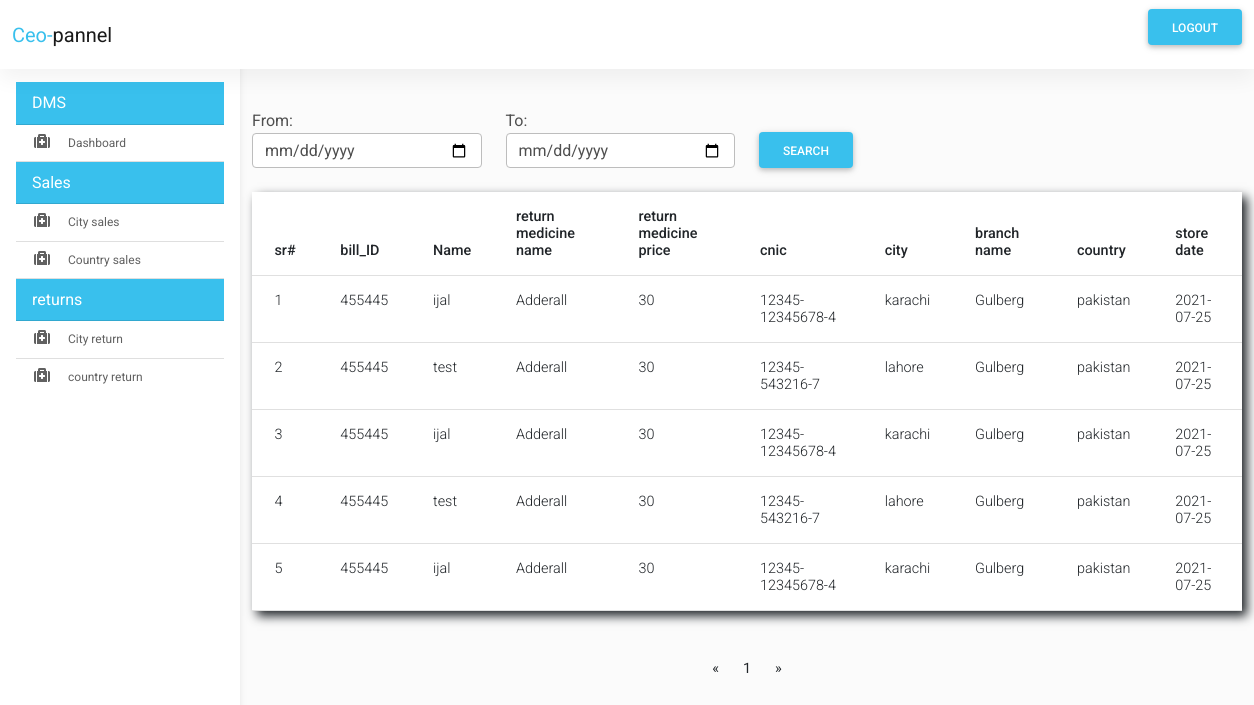
Before: /Ceo/country-sale-return.php (signed in) with the older database file.
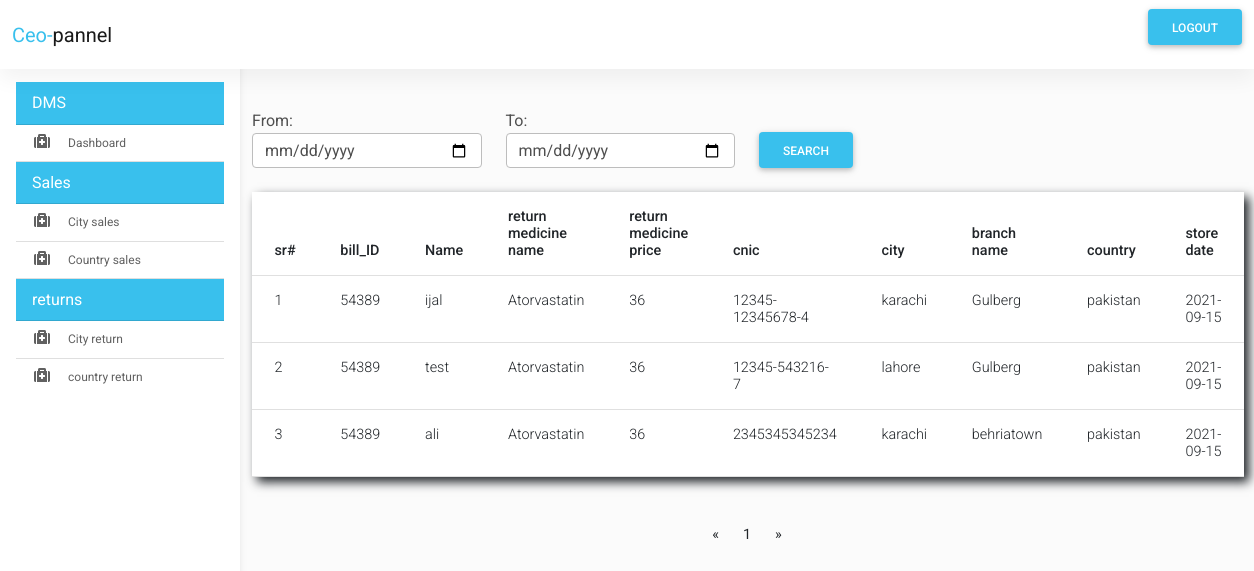
After: the same page with the newer database file.
### tables this page shows
CREATE TABLE `sales_m_return` (
  `id` int(11) NOT NULL,
  `rm_name` text NOT NULL,
  `rm_qty` int(250) NOT NULL,
  `rm_price` int(250) NOT NULL,
  `rm_id` int(250) NOT NULL,
  `salesman_id` int(250) NOT NULL,
  `s_table_r_id` int(250) NOT NULL,
  `created_at` date NOT NULL DEFAULT current_timestamp()
);

CREATE TABLE `sales_manager` (
  `id` int(11) NOT NULL,
  `name` text NOT NULL,
  `cnic` text NOT NULL,
  `phone` text NOT NULL,
  `password` text NOT NULL,
  `country` text NOT NULL,
  `city` text NOT NULL,
  `branch_name` text NOT NULL
);

### Ceo/country-sale-return.php (the view, shortened to what this page needs)
<?php
include "./layouts/header.php";
include "./layouts/navbar.php";
?>
<main style="margin-top: 58px">
  <div class="container pt-4">
    <section>
      <div class="row">
      <div class="col-xl-12 col-sm-10 col-12 mb-4">
        <div class="col-xl-12 col-sm-10 col-12 mb-4">
        <form action="<?php echo $_SERVER['PHP_SELF']; ?>" method="post">
<div class="row mt-10px">
    <div class="col-md-3 " >
    <label for="">From: </label>
        <input type="date" name="date_1" class="form-control "   />
    </div>
    <div class="col-md-3">
<label for="">To:</label>
<input type="date" name="date_2" class="form-control"  />
</div>
    <div class="col-md-3">
        <button type="submit" class="btn btn-info mt-4" name="btnseach" style="width: fit-content;margin-top:20px">search</button>
    </div>
    </form>
          </div>
        </div>
          <table class="table">
            <thead>
              <tr>
                <th>sr#</th>
                <th>bill_ID</th>
                <th>Name</th>
                <th>return medicine name</th>
                <th>return medicine price</th>
                <th>cnic</th>
                <th>city</th>
                <th>branch name</th>
                <th>country</th>
                <th>store date</th>
              </tr>
            </thead>
            <tbody>
            <?php
    $index=0;
  $result_per_page = 5;
        $sql = "SELECT * FROM sales_m_return ";
        $result = $connect->query($sql);
        $number_of_rows = mysqli_num_rows($result);
        if ($result->num_rows > 0) {
            $number_of_f_p = ceil($number_of_rows / $result_per_page);
            if (!isset($_GET['page'])) {
                $page = 1;
            } else {
                $page = $_GET['page'];
            }
            $this_page_f_result = ($page - 1) * $result_per_page;
           if(isset($_POST['btnseach'])){
               $date_1=$_POST["date_1"];
               $date_2=$_POST["date_2"];
               $sql = "SELECT * from sales_m_return a, sales_manager b  where  AND created_at between   '$date_1'  AND   '$date_2'   LIMIT " . $this_page_f_result . ',' . $result_per_page;
           }else{
               $sql = "SELECT * from sales_m_return a, sales_manager b LIMIT " . $this_page_f_result . ',' . $result_per_page;
           }
            $result = $connect->query($sql);
            while ($row = $result->fetch_assoc()) {
        ?>
                                <tr>
                                  <td><?php echo ++$index; ?></td>
                                  <td><?php echo $row['rm_id']; ?></td>
                                  <td><?php echo $row['name']; ?></td>
                                  <td><?php echo $row['rm_name']; ?></td>
                                  <td><?php echo $row['rm_price']; ?></td>
                                    <td ><?php echo $row['cnic']; ?></td>
                                    <td ><?php echo $row['city']; ?></td>
                                    <td ><?php echo $row['branch_name']; ?></td>
                                    <td ><?php echo $row['country']; ?></td>
                                    <td><?php echo $row['created_at']; ?></td>
                                </tr>
                    <?php
                            }
                        }
                    ?>
            </tbody>
          </table>
        </div>
        <div class="set_pagination">
    <nav aria-label="Page navigation example">
        <ul class="pagination justify-content-center">
            <li class="page-item">
                <a class="page-link" href="index.php?page=<?php echo $page ?>" aria-label="Previous">
                    <span aria-hidden="true">&laquo;</span>
                </a>
            </li>
            <?php
            for ($page = 1; $page <= $number_of_f_p; $page++) {
            ?>
                <li class="page-item"><a class="page-link" href="index.php?page=<?php echo $page ?>"><?php echo $page ?></a></li>
            <?php
            }
            ?>
            <li class="page-item">
                <a class="page-link" href="index.php?page=<?php echo $page - 1 ?>" aria-label="Next">
                    <span aria-hidden="true">&raquo;</span>
                </a>
            </li>
        </ul>
    </nav>
</div>
      </div>
</main>
<?php
include "./layouts/footer.php";
?>

### Ceo/layouts/header.php (shortened to what this page needs)
<!DOCTYPE html>
<html lang="en">
<head>
  <link rel="stylesheet" href="https://use.fontawesome.com/releases/v5.11.2/css/all.css" />
  <link rel="stylesheet" href="./assets/css/mdb.min.css" />
  <link rel="stylesheet" href="./assets/css/admin.css" />
</head>
<body>

### Ceo/layouts/navbar.php (shortened to what this page needs)
<header>
  <?php include "sidebar.php"; ?>
   <nav id="main-navbar" class="navbar navbar-expand-lg navbar-light bg-white fixed-top">
     <div class="container-fluid">
       <a class="navbar-brand" href="#">
         <span class="text-info">Ceo-</span>pannel
       </a>
       <ul class="navbar-nav ms-auto d-flex flex-row">
         <li class="nav-item dropdown">
         <form action="" method="post">
         <button class="btn btn-info" name="logout" type="submit"> Logout
         </button>
         </form>
         </li>
       </ul>
     </div>
   </nav>
 </header>

### Ceo/layouts/sidebar.php (shortened to what this page needs)
<nav id="sidebarMenu" class="collapse d-lg-block sidebar collapse bg-white">
     <div class="position-sticky">
       <div class="list-group list-group-flush mx-3 mt-4" >
       <a href="#" class="list-group-item list-group-item-action py-2 ripple bg-info text-white">
           <span>DMS</span>
         </a>
         <a href="./index.php" class="check_hover list-group-item list-group-item-action py-2 ripple ">
           <i class="fas fa-medkit fa-fw me-3"></i><span style="font-size: 12px!important;" >Dashboard </span>
         </a>
         <a href="#" class="list-group-item list-group-item-action py-2 ripple bg-info text-white">
           <span>Sales</span>
         </a>
         <a href="./city_sales.php" class="check_hover list-group-item list-group-item-action py-2 ripple ">
           <i class="fas fa-medkit fa-fw me-3"></i><span style="font-size: 12px!important;" >City  sales </span>
         </a>
         <a href="./countrysale.php" class="check_hover list-group-item list-group-item-action py-2 ripple ">
           <i class="fas fa-medkit fa-fw me-3"></i><span style="font-size: 12px!important;">Country sales </span>
         </a>
         <a href="#" class="list-group-item list-group-item-action py-2 ripple bg-info text-white">
           <span>returns</span>
         </a>
         <a href="./cityreturn.php" class="check_hover list-group-item list-group-item-action py-2 ripple ">
           <i class="fas fa-medkit fa-fw me-3"></i><span style="font-size: 12px!important;">City return </span>
         </a>
         <a href="./country-sale-return.php" class="check_hover list-group-item list-group-item-action py-2 ripple ">
           <i class="fas fa-medkit fa-fw me-3"></i><span style="font-size: 12px!important;">country   return  </span>
         </a>
       </div>
     </div>
   </nav>

### Ceo/layouts/footer.php (shortened to what this page needs)
</body>
</html>

### Ceo/assets/css/admin.css (style rules this page uses)
body { background-color: #fbfbfb; }
@media (min-width: 991.98px) { main { padding-left: 240px; } }
.sidebar { position: fixed; top: 0; bottom: 0; left: 0; padding: 58px 0 0; box-shadow: 0 2px 5px 0 rgb(0 0 0 / 5%), 0 2px 10px 0 rgb(0 0 0 / 5%); width: 240px; z-index: 600; }

### Ceo/layouts/header.php (style rules this page uses)
table { background-color: white; padding: 10px; box-shadow: 5px 5px 10px; }

### Ceo/layouts/sidebar.php (style rules this page uses)
.check_hover { text-overflow: ellipsis; overflow: hidden; white-space: nowrap; }

Changed rows visible on the page:
removed sales_m_return: rm "455445", sales_manager.name "ijal", rm_name "Adderall", rm_price "30", sales_manager.cnic "12345-12345678-4", sales_manager.city "karachi", sales_manager.branch_name "Gulberg", sales_manager.country "pakistan", created_at "2021-07-25", sales_manager.name "test", sales_manager.cnic "12345-543216-7", sales_manager.city "lahore"
removed sales_m_return: rm "455445", sales_manager.name "ijal", rm_name "Adderall", rm_price "30", sales_manager.cnic "12345-12345678-4", sales_manager.city "karachi", sales_manager.branch_name "Gulberg", sales_manager.country "pakistan", created_at "2021-07-25", sales_manager.name "test", sales_manager.cnic "12345-543216-7", sales_manager.city "lahore"
removed sales_m_return: rm "455445", sales_manager.name "ijal", rm_name "Adderall", rm_price "30", sales_manager.cnic "12345-12345678-4", sales_manager.city "karachi", sales_manager.branch_name "Gulberg", sales_manager.country "pakistan", created_at "2021-07-25"
added sales_m_return: rm "54389", sales_manager.name "ijal", rm_name "Atorvastatin", rm_price "36", sales_manager.cnic "12345-12345678-4", sales_manager.city "karachi", sales_manager.branch_name "Gulberg", sales_manager.country "pakistan", created_at "2021-09-15", sales_manager.name "test", sales_manager.cnic "12345-543216-7", sales_manager.city "lahore", sales_manager.name "ali", sales_manager.cnic "2345345345234", sales_manager.branch_name "behriatown"
